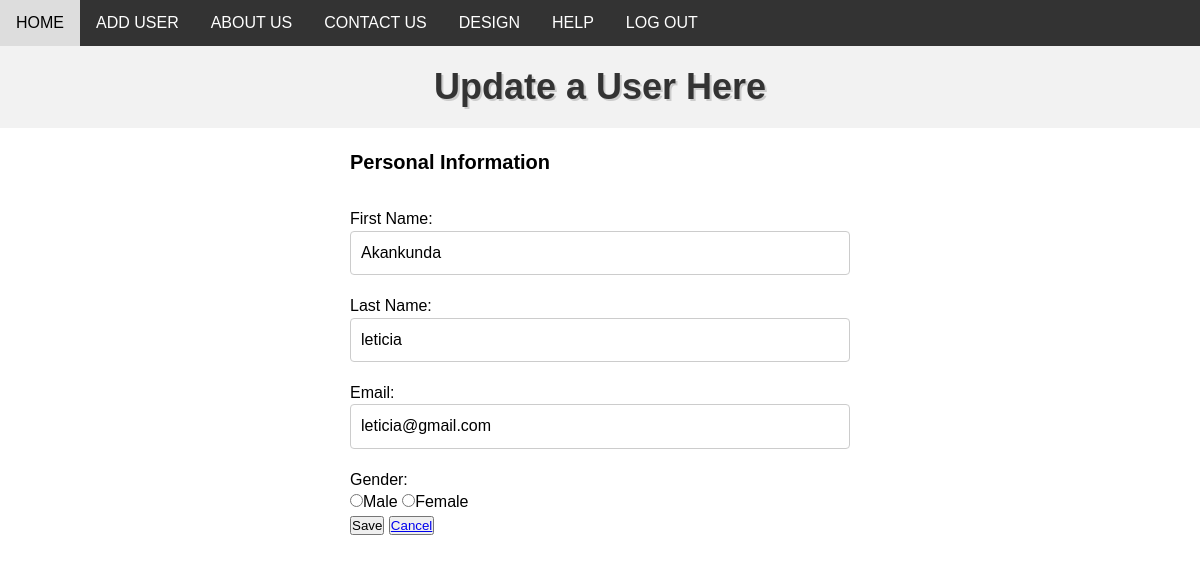
The app's page /edit.php?id=20 with its own data.
### tables this page shows
CREATE TABLE `users` (
  `id` int(11) NOT NULL,
  `fname` varchar(100) DEFAULT NULL,
  `lname` varchar(100) DEFAULT NULL,
  `email` varchar(255) DEFAULT NULL,
  `password` varchar(255) DEFAULT NULL,
  `gender` varchar(255) DEFAULT NULL
);

### edit.php (the view, shortened to what this page needs)
<?php
 include "connection.php";
 $id = "";
 $fname = "";
 $lname = "";
 $email = "";
 if ($_SERVER["REQUEST_METHOD"] == 'GET') {
    $id = $_GET['id'];
    $sql = "select * from users where id = $id";
    $result = $conn->query($sql);
    $row = $result->fetch_assoc();
    $fname = $row["fname"];
    $lname = $row["lname"];
    $email = $row["email"];
 }
?>
<!DOCTYPE html>
<html lang="en">
<head>
<link rel="stylesheet" href="style.css">
</head>
<body>
<div class="navbar">
        <ul>
           <li><a href="index.php">HOME</a></li>
           <li><a href="create.php">ADD USER</a></li>
           <li><a href="#">ABOUT US</a></li>
           <li><a href="#">CONTACT US</a></li>
           <li><a href="#">DESIGN</a></li>
           <li><a href="#">HELP</a></li>
           <li><a href="signUp.php">LOG OUT</a></li>
        </ul>
    </div>
    <h1>Update a User Here</h1>
    <form action="<?php echo htmlspecialchars($_SERVER["PHP_SELF"]); ?>" method="POST">
        <fieldset>
            <legend>Personal Information</legend>
            <input type="hidden" name="id" value="<?php echo $id ?>"><br>
            First Name:<br>
            <input type="text" name="fname" value="<?php echo $fname ?>"><br>
            Last Name:<br>
            <input type="text" name="lname" value="<?php echo $lname ?>"><br>
            Email:<br>
            <input type="email" name="email" value="<?php echo $email ?>"><br>
            Gender:<br>
            <input type="radio" name="gender" value="Male">Male
            <input type="radio" name="gender" value="female">Female<br>
            <input type="submit" name="submit" value="Save">
            <button><a href="index.php">Cancel</a></button>
        </fieldset>
    </form>
</body>
</html>

### style.css (style rules this page uses)
* { margin: 0; padding: 0; box-sizing: border-box; }
form { margin: 20px auto; width: 500px; font-family: Arial, sans-serif; font-size: 16px; line-height: 1.4; }
fieldset { border: none; margin-bottom: 20px; }
legend { font-weight: bold; font-size: 20px; margin-bottom: 10px; }
input[type="text"], input[type="email"], input[type="password"], textarea { width: 100%; padding: 10px; border: 1px solid #ccc; border-radius: 4px; margin-bottom: 20px; font-size: 16px; line-height: 1.4; }
.navbar { background-color: #333; overflow: hidden; font-family: Arial, sans-serif; font-size: 16px; }
.navbar ul { list-style-type: none; margin: 0; padding: 0; display: flex; }
.navbar li { float: left; }
.navbar a { display: block; color: white; text-align: center; padding: 14px 16px; text-decoration: none; }
h1 { color: #333; font-family: Arial, sans-serif; font-size: 36px; text-align: center; background-color: #f2f2f2; padding: 20px; text-shadow: 2px 2px #ccc; }

### records on screen
users: fname "Akankunda", lname "leticia", email "leticia@gmail.com"
